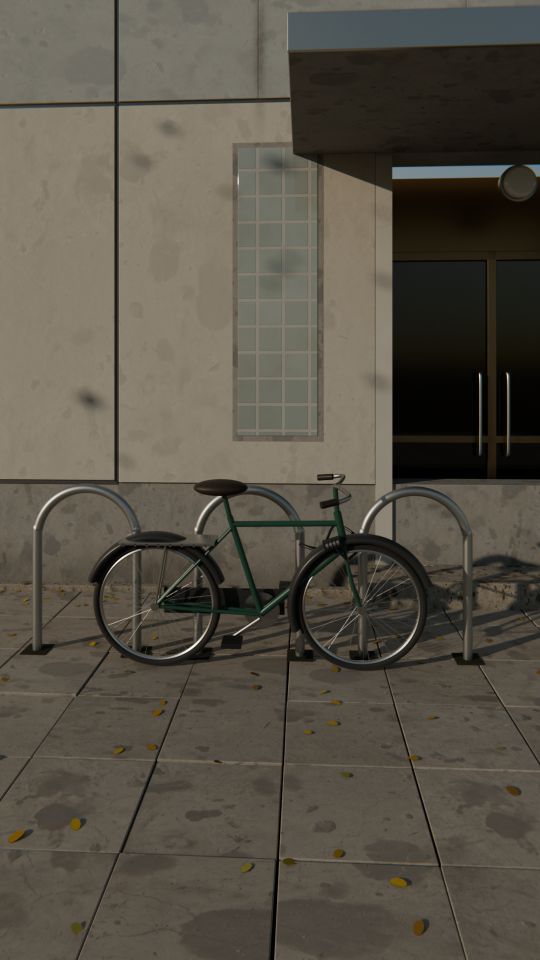
#> input picture art/renders/arrival/bike_interview_day_hold.png, 1080 x 1920 px, given in place of wrong_floor_night_kazimierz.png, which was not available (shown at 1/2 size)
$ python arrival_board.py
#> lines starting #> are read from the running program, lines starting #| are printed output that depends on the picture
#!/usr/bin/env python3
# Lockwright — review board of the D-58 arrival composites with real figures (G23):
#   python3 art/tools/arrival_board.py [--out art/renders/arrival/wrong_floor_with_figures_board.jpg]
# Top row: the four composites at half size; bottom row: the figure at full resolution (scale, edges, contact shadow).
import argparse
from PIL import Image, ImageDraw

A = 'art/renders/arrival/'
SHOTS = [('wrong_floor_night_kazimierz', (60, 560, 600, 1700)), ('wrong_floor_night_teresa', (600, 560, 1000, 1400)),
         ('wrong_floor_evening_kazimierz', (60, 560, 600, 1700)), ('wrong_floor_day_kazimierz', (60, 560, 600, 1700))]


def main():
    ap = argparse.ArgumentParser(); ap.add_argument('--out', default=A + 'wrong_floor_with_figures_board.jpg')
    ap.add_argument('--note', default='G23 cut-outs (rembg BiRefNet + pymatting), arrival_composite.py')
    o = ap.parse_args(); W, H = 540, 960
    sh = Image.new('RGB', (W * 4, H + 520), (18, 18, 18)); d = ImageDraw.Draw(sh)
#> after `sh = Image.new('RGB', (W * 4, H + 520), (18, 18, 18))`: sh: PIL image 2160x1480 RGB; every value is 18
    for i, (n, box) in enumerate(SHOTS):
        im = Image.open(A + n + '.png').convert('RGB')
        sh.paste(im.resize((W, H), Image.LANCZOS), (i * W, 0)); d.text((i * W + 8, 8), n, fill=(240, 230, 200))
#> after `sh.paste(im.resize((W, H), Image.LANCZOS), (i * W, 0))`:
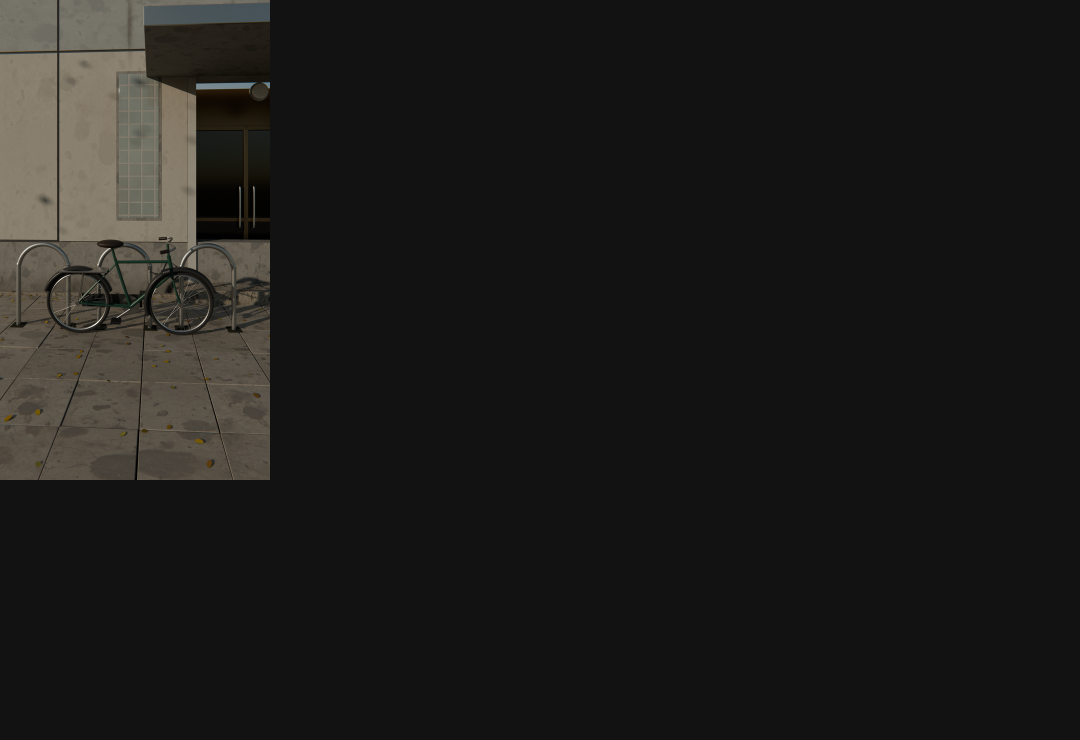
#> sh: PIL image 2160x1480 RGB (shown at 1/2 size); mean R, G, B 29.3, 28.3, 26.6
        c = im.crop(box); c.thumbnail((W, 500)); sh.paste(c, (i * W + (W - c.width) // 2, H + 10))
#> after `c = im.crop(box)`:
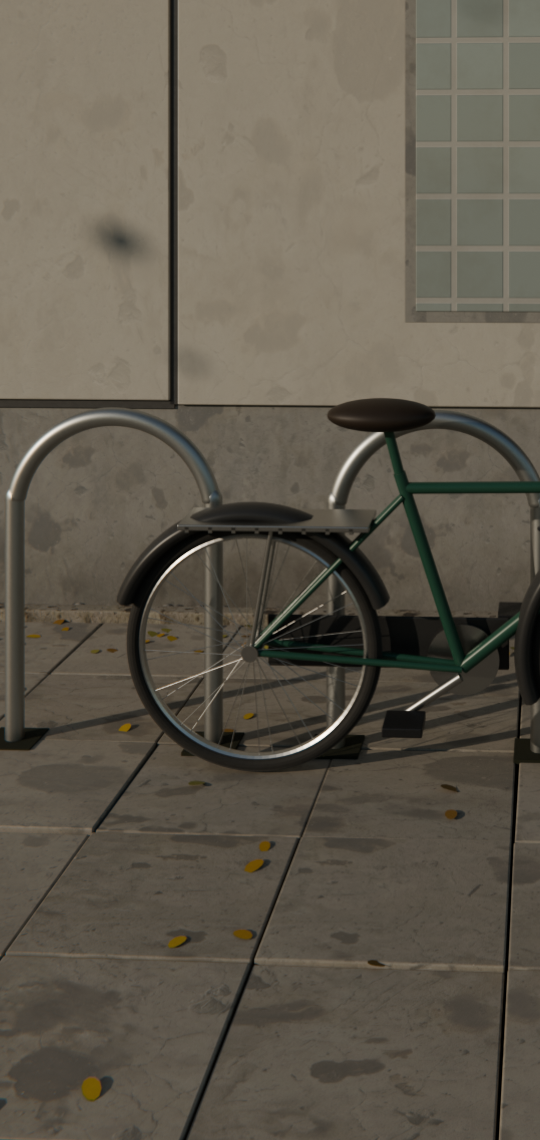
#> c: PIL image 540x1140 RGB; mean R, G, B 96.8, 90.2, 77.9
#> after `sh.paste(c, (i * W + (W - c.width) // 2, H + 10))`:
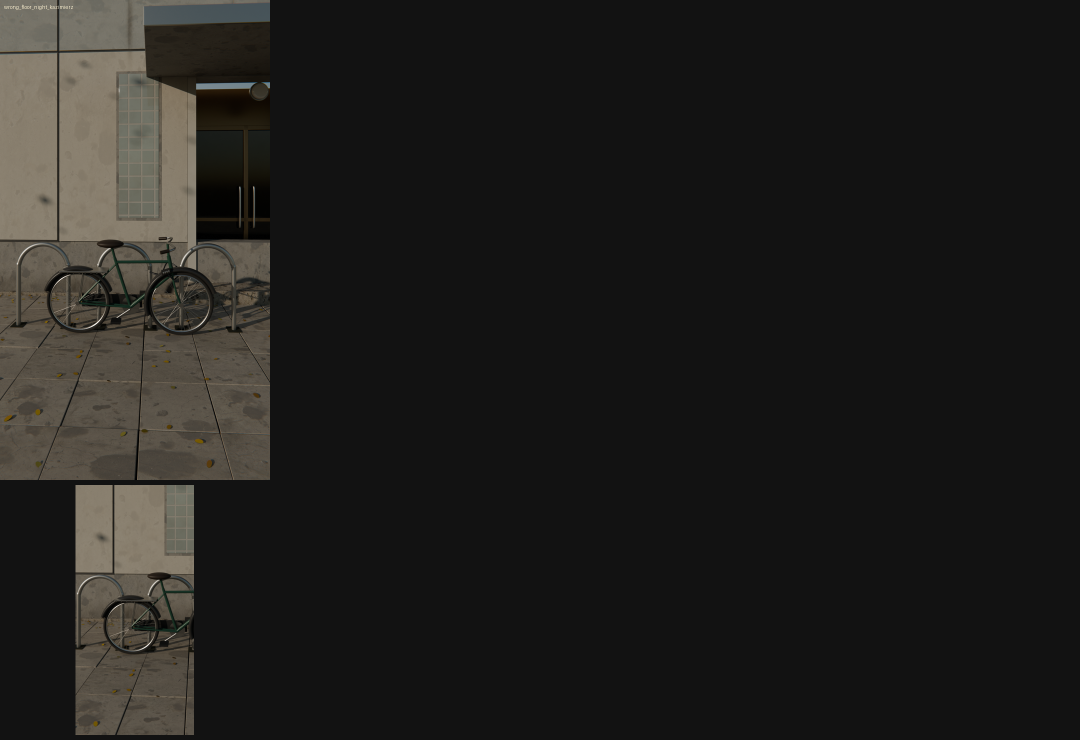
#> sh: PIL image 2160x1480 RGB (shown at 1/2 size); mean R, G, B 32.2, 31, 28.8
#> pass 2 of the loop in main, `for i, (n, box) in enumerate(SHOTS):`:
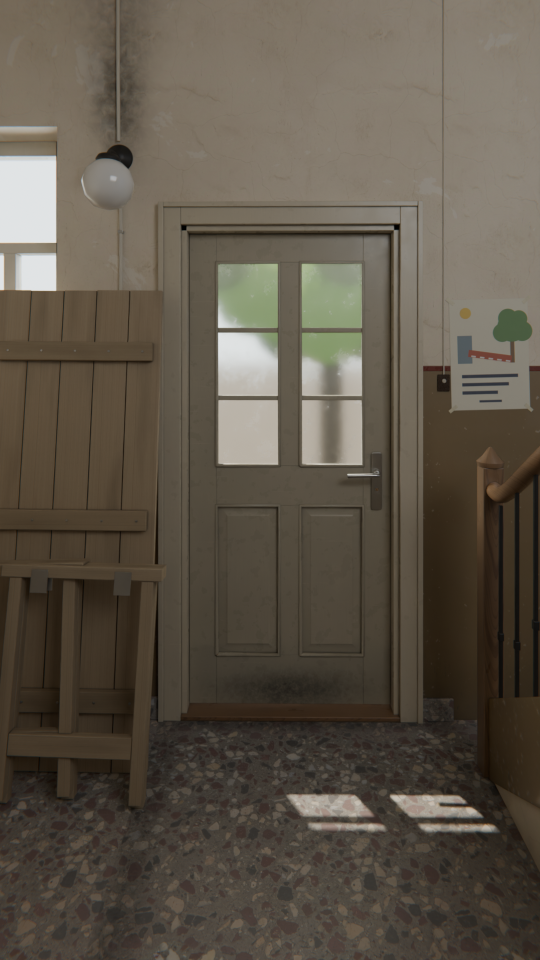
#> input picture art/renders/arrival/ch13_10_courtyard_door_day_hold.png, 1080 x 1920 px, given in place of wrong_floor_night_teresa.png, which was not available (shown at 1/2 size)
#> in main, `c = im.crop(box)`:
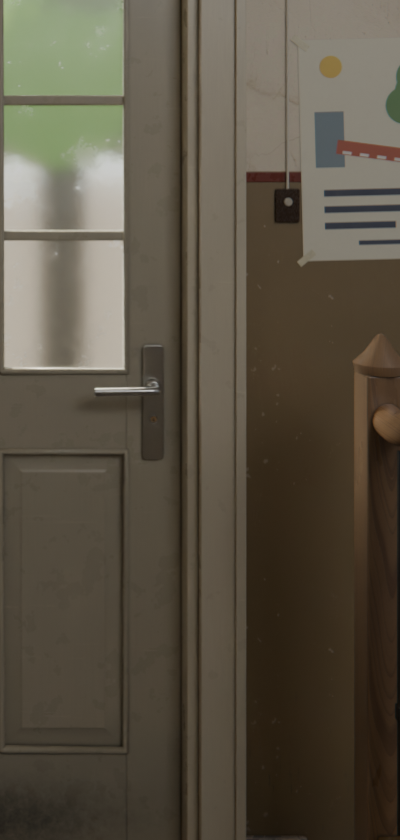
#> c: PIL image 400x840 RGB; mean R, G, B 88.9, 81.4, 67.4
#> c: PIL image 238x500 RGB
#> in main, `sh.paste(c, (i * W + (W - c.width) // 2, H + 10))`:
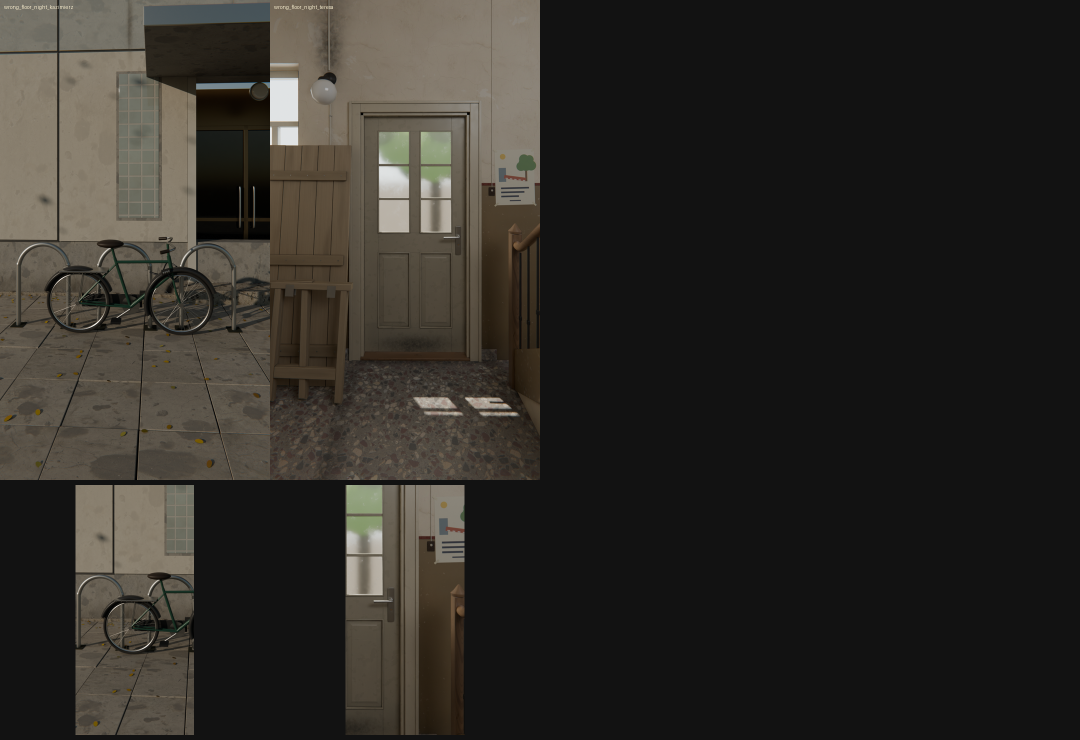
#> sh: PIL image 2160x1480 RGB (shown at 1/2 size); mean R, G, B 47, 44.2, 39.5
    d.text((8, H + 500), o.note, fill=(200, 200, 200))
    sh.save(o.out, quality=88); print('WROTE', o.out)


if __name__ == '__main__':
#> (the run stopped early here; a loop or call above may not have finished)
